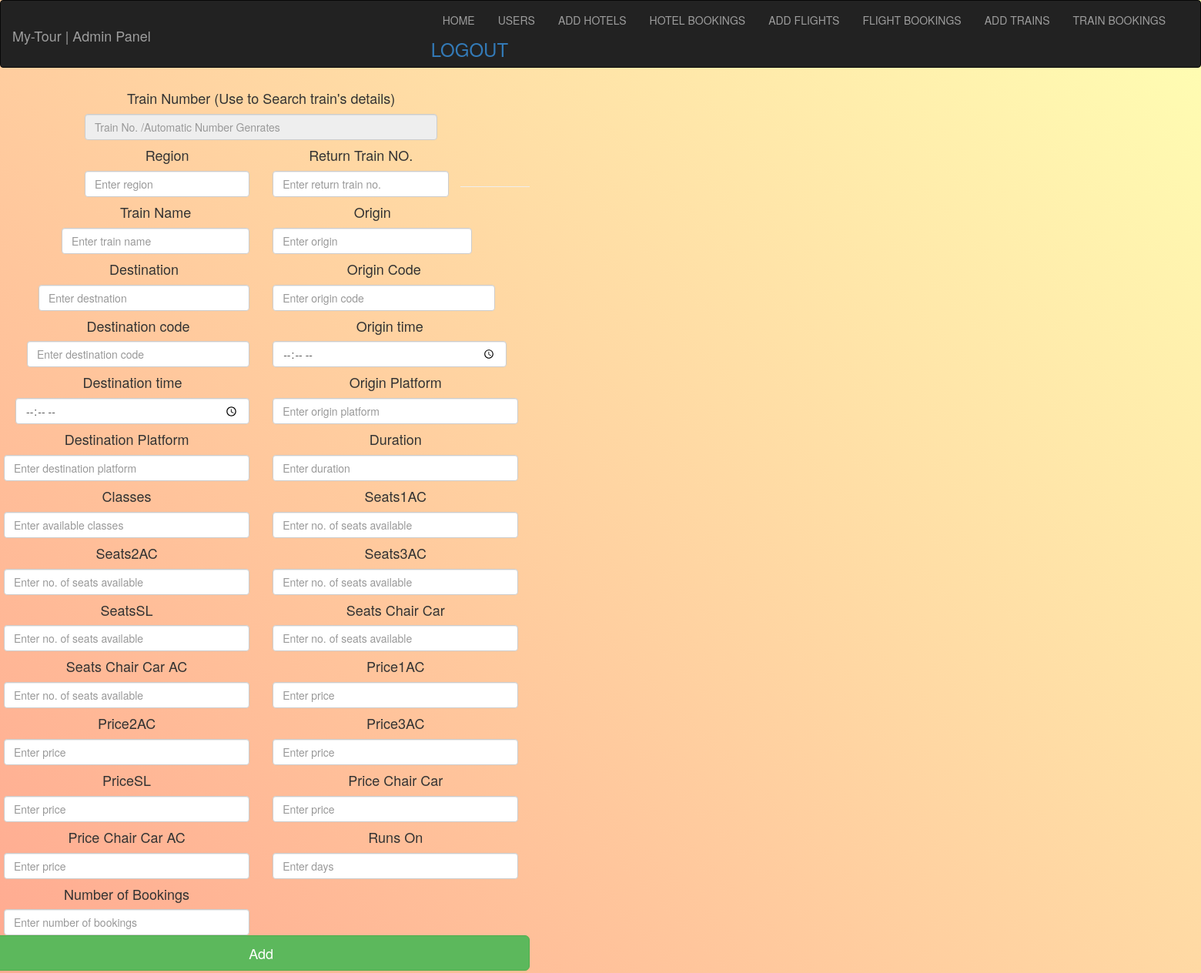
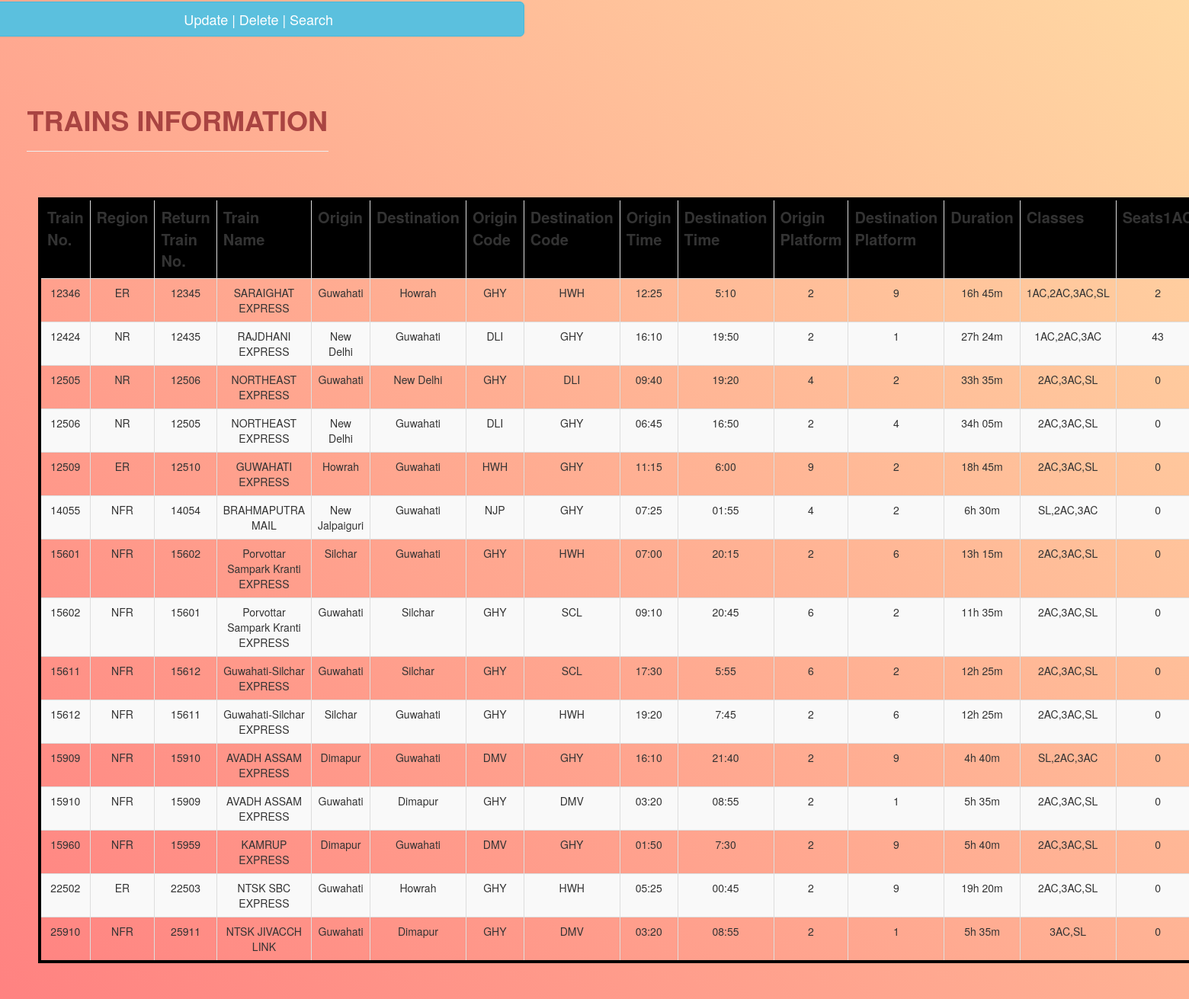
Screenshot of /Management/trains_add.php with the database file from the repository (2 pictures, top to bottom).
### tables this page shows
CREATE TABLE `trains` (
  `trainNo` int(10) NOT NULL,
  `region` varchar(10) NOT NULL,
  `returnTrainNo` int(10) NOT NULL,
  `trainName` varchar(100) NOT NULL,
  `origin` varchar(50) NOT NULL,
  `destination` varchar(50) NOT NULL,
  `originCode` varchar(20) NOT NULL,
  `destinationCode` varchar(20) NOT NULL,
  `originTime` varchar(20) NOT NULL,
  `destinationTime` varchar(20) NOT NULL,
  `originPlatform` varchar(10) NOT NULL,
  `destinationPlatform` varchar(10) NOT NULL,
  `duration` varchar(20) NOT NULL,
  `classes` varchar(50) NOT NULL,
  `seats1AC` int(10) NOT NULL,
  `seats2AC` int(10) NOT NULL,
  `seats3AC` int(10) NOT NULL,
  `seatsSL` int(10) NOT NULL,
  `seatsChairCar` int(10) NOT NULL,
  `seatsChairCarAC` int(10) NOT NULL,
  `price1AC` varchar(20) NOT NULL,
  `price2AC` varchar(20) NOT NULL,
  `price3AC` varchar(20) NOT NULL,
  `priceSL` varchar(20) NOT NULL,
  `priceChairCar` varchar(20) NOT NULL,
  `priceChairCarAC` varchar(20) NOT NULL,
  `runsOn` varchar(50) NOT NULL,
  `noOfBookings` int(10) NOT NULL
);

### Management/trains_add.php (the view, shortened to what this page needs)
<!Doctype html>
<html>
<head>
    	<link href="css/bootstrap.min.css" rel="stylesheet">
    	<link href="https://maxcdn.bootstrapcdn.com/font-awesome/4.7.0/css/font-awesome.min.css" rel="stylesheet">
		<link rel="stylesheet" href="https://maxcdn.bootstrapcdn.com/bootstrap/3.3.7/css/bootstrap.min.css">
</head>
<?php
$trainNo="";
$region="";
$returnTrainNo="";
$trainName="";
$origin="";
$destination="";
$originCode="";
$destinationCode="";
$originTime="";
$destinationTime="";
$originPlatform="";
$destinationPlatform="";
$duration="";
$classes="";
$seats1AC="";
$seats2AC="";
$seats3AC="";
$seatsSL="";
$seatsChairCar="";
$seatsChairCarAC="";
$price1AC="";
$price2AC="";
$price3AC="";
$priceSL="";
$priceChairCar="";
$priceChairCarAC="";
$runsOn="";
$noOfBookings="";
?>
<body>
	<div class="container-fliud">
        <nav class="navbar navbar-inverse">
  <div class="container-fluid">
    <div class="navbar-header">
      <h1 class="navbar-brand"> My-Tour | Admin Panel</h1>
    </div>
     <div class="collapse navbar-collapse" id="nav">
    <ul class="nav navbar-nav" style="float:right">
        <li><a href="Home.php">HOME</a></li>
		<li><a href="users_add.php">USERS</a></li>
              <li><a href="hotels_add.php">ADD HOTELS</a></li>
              <li><a href="hotelbookings_view.php">HOTEL BOOKINGS</a></li>
              <li><a href="flights_add.php">ADD FLIGHTS</a></li>
              <li><a href="flightbookings_view.php">FLIGHT BOOKINGS</a></li>
              <li><a href="trains_add.php">ADD TRAINS</a></li>
              <li><a href="trainbookings_view.php">TRAIN BOOKINGS</a></li>
			  <h3><a href="adminLogout.php">LOGOUT</a></h3>
    </ul>
  </div>
</div>
</nav>
</div>
	<div class="container-fluid" >
	  <div class="row mx-5 my-5" style="margin-left:80px;text-align:center;">
	    <div class="col-lg-4">
<form method ="post"   action="">
  <h4>Train Number (Use to Search train's details)</h4>
  <input type="number" name="trainNo"  class="form-control" placeholder="Train No. /Automatic Number Genrates" value="<?php echo($trainNo);?>" disabled>
  <div class="form-group row">
	<div class="col-xs-6">
		<h4>Region</h4>
	<input type="text" name="region" class="form-control" placeholder="Enter region" value="<?php echo($region);?>" required>
</div>
<div class="form-group row">
	<div class="col-xs-6">
		<h4>Return Train NO.</h4>
	<input type="number" name="returnTrainNO" class="form-control" placeholder="Enter return train no." value="<?php echo($returnTrainNo);?>" required>
</div>
<div class="form-group row">
	<div class="col-xs-6">
		<h4>Train Name</h4>
	<input type="text" name="trainName" class="form-control" placeholder="Enter train name" value="<?php echo($trainName);?>" required>
</div>
<div class="form-group row">
	<div class="col-xs-6">
		<h4>Origin</h4>
	<input type="text" name="origin" class="form-control" placeholder="Enter origin" value="<?php echo($origin);?>" required>
</div>
<div class="form-group row">
	<div class="col-xs-6">
		<h4>Destination</h4>
	<input type="text" name="destination" class="form-control" placeholder="Enter destnation" value="<?php echo($destination);?>" required>
</div>
	<div class="form-group row">
	<div class="col-xs-6">
		<h4>Origin Code</h4>
	<input type="text" name="originCode" class="form-control" placeholder="Enter origin code" value="<?php echo($originCode);?>" required>
</div>
<div class="col-xs-6">
	<h4>Destination code</h4>
	<input type="text" name="destinationCode" class="form-control" placeholder="Enter destination code" value="<?php echo($destinationCode);?>" required>
</div>
<div class="form-group row">
	<div class="col-xs-6">
		<h4>Origin time</h4>
	<input type="time" name="originTime" class="form-control" placeholder="Enter origin time" value="<?php echo($originTime);?>" required>
</div>
<div class="col-xs-6">
	<h4>Destination time</h4>
	<input type="time" name="destinationTime" class="form-control" placeholder="Enter destination time" value="<?php echo($destinationTime);?>" required>
</div>
<div class="form-group row">
	<div class="col-xs-6">
		<h4>Origin Platform</h4>
	<input type="text" name="originPlatform" class="form-control" placeholder="Enter origin platform" value="<?php echo($originPlatform);?>" required>
</div>
<div class="col-xs-6">
	<h4>Destination Platform</h4>
	<input type="text" name="destinationPlatform" class="form-control" placeholder="Enter destination platform" value="<?php echo($destinationPlatform);?>" required>
</div>
<div class="col-xs-6">
	<h4>Duration</h4>
	<input type="text" name="duration" class="form-control" placeholder="Enter duration" value="<?php echo($duration);?>" required>
</div>
<div class="col-xs-6">
<h4>Classes</h4>
	<input type="text" name="classes" class="form-control" placeholder="Enter available classes" value="<?php echo($classes);?>" required>
</div>
<div class="col-xs-6">
	<h4>Seats1AC</h4>
	<input type="number" class="form-control" name="seats1AC"  placeholder="Enter no. of seats available" value="<?php echo($seats1AC);?>"required>
</div>
<div class="col-xs-6">
	<h4>Seats2AC</h4>
	<input type="number" class="form-control" name="seats2AC"  placeholder="Enter no. of seats available" value="<?php echo($seats2AC);?>"required>
</div>
<div class="col-xs-6">
	<h4>Seats3AC</h4>
	<input type="number" class="form-control" name="seats3AC"  placeholder="Enter no. of seats available" value="<?php echo($seats3AC);?>"required>
</div>
<div class="col-xs-6">
	<h4>SeatsSL</h4>
	<input type="number" class="form-control" name="seatsSL"  placeholder="Enter no. of seats available" value="<?php echo($seatsSL);?>"required>
</div>
<div class="col-xs-6">
	<h4>Seats Chair Car</h4>
	<input type="number" class="form-control" name="seatsChairCar"  placeholder="Enter no. of seats available" value="<?php echo($seatsChairCar);?>"required>
</div>
<div class="col-xs-6">
	<h4>Seats Chair Car AC</h4>
	<input type="number" class="form-control" name="seatsChairCarAC"  placeholder="Enter no. of seats available" value="<?php echo($seatsChairCarAC);?>"required>
</div>
<div class="col-xs-6">
	<h4>Price1AC</h4>
	<input type="number" class="form-control" name="price1AC"  placeholder="Enter price" value="<?php echo($price1AC);?>"required>
</div>
<div class="col-xs-6">
	<h4>Price2AC</h4>
	<input type="number" class="form-control" name="price2AC"  placeholder="Enter price" value="<?php echo($price2AC);?>"required>
</div>
<div class="col-xs-6">
	<h4>Price3AC</h4>
	<input type="number" class="form-control" name="price3AC"  placeholder="Enter price" value="<?php echo($price3AC);?>"required>
</div>
<div class="col-xs-6">
	<h4>PriceSL</h4>
	<input type="number" class="form-control" name="priceSL"  placeholder="Enter price" value="<?php echo($priceSL);?>"required>
</div>
<div class="col-xs-6">
	<h4>Price Chair Car</h4>
	<input type="number" class="form-control" name="priceChairCar"  placeholder="Enter price" value="<?php echo($priceChairCar);?>"required>
</div>
<div class="col-xs-6">
	<h4>Price Chair Car AC</h4>
	<input type="number" class="form-control" name="priceChairCarAC"  placeholder="Enter price" value="<?php echo($priceChairCarAC);?>"required>
</div>
<div class="col-xs-6">
	<h4>Runs On</h4>
	<input type="text" class="form-control" name="runsOn"  placeholder="Enter days" value="<?php echo($runsOn);?>"required>
</div>
<div class="col-xs-6">
	<h4>Number of Bookings</h4>
<input type="number" name="noOfBookings" class="form-control" placeholder="Enter number of bookings" value="<?php echo($noOfBookings);?>" required>
</div>
<br>
<br>
<hr>
	<div>
		<input type="submit" class="btn btn-success btn-block btn-lg" name="insert" value="Add">
    <a href="trains_update.php"class="btn btn-info btn-block btn-lg">Update | Delete | Search</a>
<br>
<br>
	</div>
</form>
</div>
</div>
    <div class="col-lg-8">
			<h1 class="text-danger text-center" style="font-weight:bold">TRAINS INFORMATION</h1>
			<hr>
			<br>
			<br>
<?php
$servername = "localhost";
$username = "root";
$password = "";
$dbname = "projectmeteor";
$conn = new mysqli($servername, $username, $password, $dbname);
$sql = "SELECT trainNo,region,returnTrainNo,trainName,origin,destination,originCode,destinationCode,originTime,destinationTime,originPlatform,destinationPlatform,duration,classes,seats1AC,seats2AC,seats3AC,seatsSL,seatsChairCar,seatsChairCarAC,price1AC,price2AC,price3AC,priceSL,priceChairCar,priceChairCarAC,runsOn,noOfBookings FROM trains";
$result = $conn->query($sql);
echo "<div class='col-xs-6'>
<table class='table table-striped table-bordered table-hover py-5 ' style='width:200%; border: 4px solid black; text:white; text-align: center;float:left'>
<tr class='text-centre text-white'style='font-size:20px; background:black;'>
<th>Train No.</th>
<th>Region</th>
<th>Return Train No.</th>
<th>Train Name</th>
<th>Origin</th>
<th>Destination</th>
<th>Origin Code</th>
<th>Destination Code</th>
<th>Origin Time</th>
<th>Destination Time</th>
<th>Origin Platform</th>
<th>Destination Platform</th>
<th>Duration</th>
<th>Classes</th>
<th>Seats1AC</th>
<th>Seats2AC</th>
<th>Seats3AC</th>
<th>SeatsSL</th>
<th>SeatsChairCar</th>
<th>SeatsChairCarAC</th>
<th>price1AC</th>
<th>price2AC</th>
<th>price3AC</th>
<th>priceSL</th>
<th>priceChairCar</th>
<th>priceChairCarAC</th>
<th>runsOn</th>
<th>No. of bookings</th>
</tr>
</div>";
if ($result->num_rows > 0) {
    while($row = $result->fetch_assoc()) {
      echo "<tr>";
echo "<td>" . $row['trainNo'] . "</td>";
echo "<td>" . $row['region'] . "</td>";
echo "<td>" . $row['returnTrainNo'] . "</td>";
echo "<td>" . $row['trainName'] . "</td>";
echo "<td>" . $row['origin'] . "</td>";
echo "<td>" . $row['destination'] . "</td>";
echo "<td>" . $row['originCode'] . "</td>";
echo "<td>" . $row['destinationCode'] . "</td>";
echo "<td>" . $row['originTime'] . "</td>";
echo "<td>" . $row['destinationTime'] . "</td>";
echo "<td>" . $row['originPlatform'] . "</td>";
echo "<td>" . $row['destinationPlatform'] . "</td>";
echo "<td>" . $row['duration'] . "</td>";
echo "<td>" . $row['classes'] . "</td>";
echo "<td>" . $row['seats1AC'] . "</td>";
echo "</tr>";
    }
} else {
    echo "0 results";
}
?>
</div>
</div>
</body>
</html>

### Management/trains_add.php (style rules this page uses)
body { background: linear-gradient(45deg, #ff8080, #ffffb3); height: 100%; margin: 0; background-repeat: no-repeat; background-attachment: fixed; width:100%; }

### rows the page displays
trains: trainNo "12346", region "ER", returnTrainNo "12345", trainName "SARAIGHAT EXPRESS", origin "Guwahati", destination "Howrah", originCode "GHY", destinationCode "HWH", originTime "12:25", destinationTime "5:10", originPlatform "2", destinationPlatform "9", duration "16h 45m", classes "1AC,2AC,3AC,SL", seats1AC "2"
trains: trainNo "12424", region "NR", returnTrainNo "12435", trainName "RAJDHANI EXPRESS", origin "New Delhi", destination "Guwahati", originCode "DLI", destinationCode "GHY", originTime "16:10", destinationTime "19:50", originPlatform "2", destinationPlatform "1", duration "27h 24m", classes "1AC,2AC,3AC", seats1AC "43"
trains: trainNo "12505", region "NR", returnTrainNo "12506", trainName "NORTHEAST EXPRESS", origin "Guwahati", destination "New Delhi", originCode "GHY", destinationCode "DLI", originTime "09:40", destinationTime "19:20", originPlatform "4", destinationPlatform "2", duration "33h 35m", classes "2AC,3AC,SL", seats1AC "0"
trains: trainNo "12506", region "NR", returnTrainNo "12505", trainName "NORTHEAST EXPRESS", origin "New Delhi", destination "Guwahati", originCode "DLI", destinationCode "GHY", originTime "06:45", destinationTime "16:50", originPlatform "2", destinationPlatform "4", duration "34h 05m", classes "2AC,3AC,SL", seats1AC "0"
trains: trainNo "12509", region "ER", returnTrainNo "12510", trainName "GUWAHATI EXPRESS", origin "Howrah", destination "Guwahati", originCode "HWH", destinationCode "GHY", originTime "11:15", destinationTime "6:00", originPlatform "9", destinationPlatform "2", duration "18h 45m", classes "2AC,3AC,SL", seats1AC "0"
trains: trainNo "14055", region "NFR", returnTrainNo "14054", trainName "BRAHMAPUTRA MAIL", origin "New Jalpaiguri", destination "Guwahati", originCode "NJP", destinationCode "GHY", originTime "07:25", destinationTime "01:55", originPlatform "4", destinationPlatform "2", duration "6h 30m", classes "SL,2AC,3AC", seats1AC "0"
trains: trainNo "15601", region "NFR", returnTrainNo "15602", trainName "Porvottar Sampark Kranti EXPRESS", origin "Silchar", destination "Guwahati", originCode "GHY", destinationCode "HWH", originTime "07:00", destinationTime "20:15", originPlatform "2", destinationPlatform "6", duration "13h 15m", classes "2AC,3AC,SL", seats1AC "0"
trains: trainNo "15602", region "NFR", returnTrainNo "15601", trainName "Porvottar Sampark Kranti EXPRESS", origin "Guwahati", destination "Silchar", originCode "GHY", destinationCode "SCL", originTime "09:10", destinationTime "20:45", originPlatform "6", destinationPlatform "2", duration "11h 35m", classes "2AC,3AC,SL", seats1AC "0"
trains: trainNo "15611", region "NFR", returnTrainNo "15612", trainName "Guwahati-Silchar EXPRESS", origin "Guwahati", destination "Silchar", originCode "GHY", destinationCode "SCL", originTime "17:30", destinationTime "5:55", originPlatform "6", destinationPlatform "2", duration "12h 25m", classes "2AC,3AC,SL", seats1AC "0"
trains: trainNo "15612", region "NFR", returnTrainNo "15611", trainName "Guwahati-Silchar EXPRESS", origin "Silchar", destination "Guwahati", originCode "GHY", destinationCode "HWH", originTime "19:20", destinationTime "7:45", originPlatform "2", destinationPlatform "6", duration "12h 25m", classes "2AC,3AC,SL", seats1AC "0"
trains: trainNo "15909", region "NFR", returnTrainNo "15910", trainName "AVADH ASSAM EXPRESS", origin "Dimapur", destination "Guwahati", originCode "DMV", destinationCode "GHY", originTime "16:10", destinationTime "21:40", originPlatform "2", destinationPlatform "9", duration "4h 40m", classes "SL,2AC,3AC", seats1AC "0"
trains: trainNo "15910", region "NFR", returnTrainNo "15909", trainName "AVADH ASSAM EXPRESS", origin "Guwahati", destination "Dimapur", originCode "GHY", destinationCode "DMV", originTime "03:20", destinationTime "08:55", originPlatform "2", destinationPlatform "1", duration "5h 35m", classes "2AC,3AC,SL", seats1AC "0"
trains: trainNo "15960", region "NFR", returnTrainNo "15959", trainName "KAMRUP EXPRESS", origin "Dimapur", destination "Guwahati", originCode "DMV", destinationCode "GHY", originTime "01:50", destinationTime "7:30", originPlatform "2", destinationPlatform "9", duration "5h 40m", classes "2AC,3AC,SL", seats1AC "0"
trains: trainNo "22502", region "ER", returnTrainNo "22503", trainName "NTSK SBC EXPRESS", origin "Guwahati", destination "Howrah", originCode "GHY", destinationCode "HWH", originTime "05:25", destinationTime "00:45", originPlatform "2", destinationPlatform "9", duration "19h 20m", classes "2AC,3AC,SL", seats1AC "0"
trains: trainNo "25910", region "NFR", returnTrainNo "25911", trainName "NTSK JIVACCH LINK", origin "Guwahati", destination "Dimapur", originCode "GHY", destinationCode "DMV", originTime "03:20", destinationTime "08:55", originPlatform "2", destinationPlatform "1", duration "5h 35m", classes "3AC,SL", seats1AC "0"
